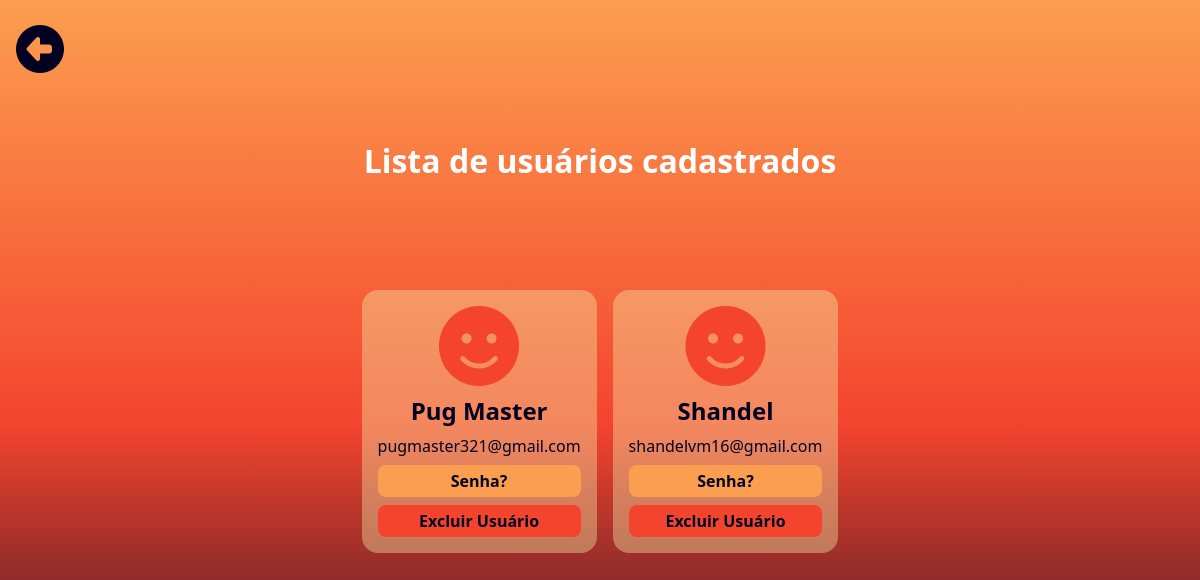
/php/listar.php, run on an earlier commit of the app's database.
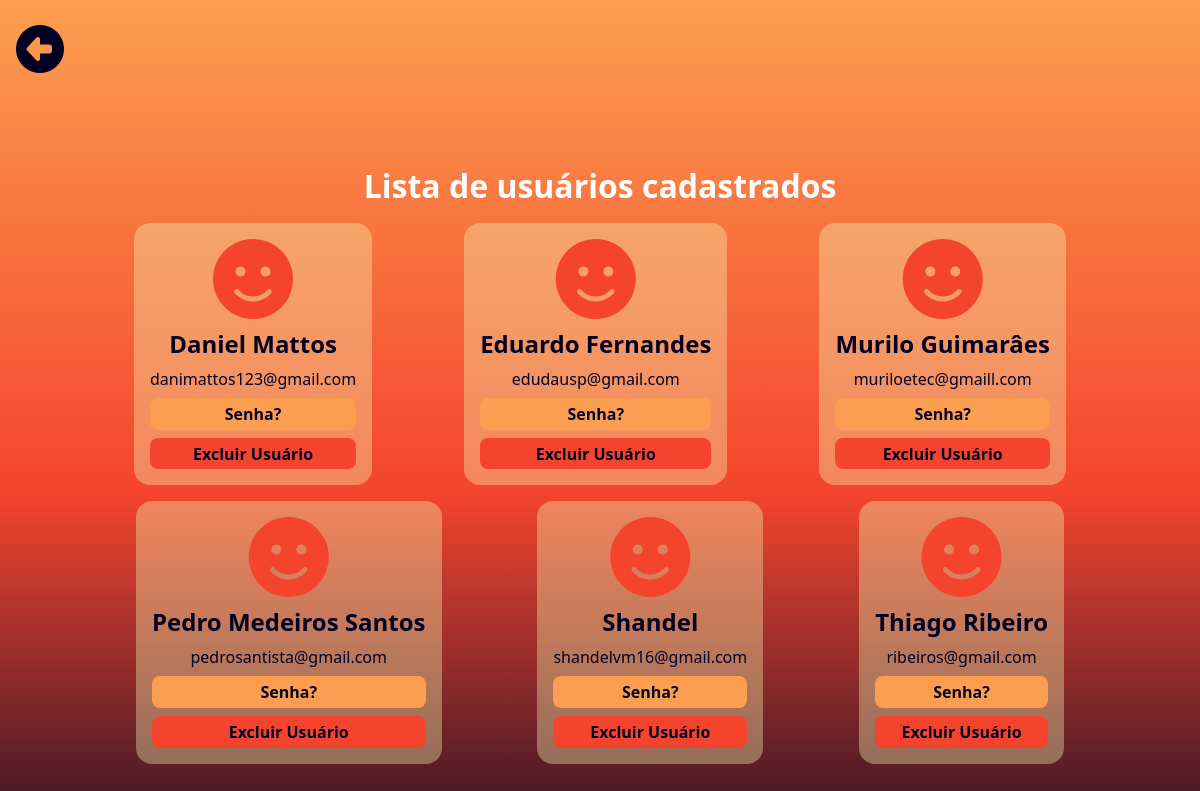
And on a later commit of the database.
### tables this page shows
CREATE TABLE `tbl_usuarios` (
  `id_user` int(11) NOT NULL,
  `nome` varchar(150) NOT NULL,
  `email` varchar(200) NOT NULL,
  `senha` varchar(200) NOT NULL
);

### php/listar.php (the view, shortened to what this page needs)
<?php include_once("topo.php"); ?>
<link rel="stylesheet" href="../css/listar.css">
<body>
    <a href="javascript:history.go(-1)" class="btn_back"><i class="fa-solid fa-circle-left"></i></a>
    <main id="pageMain">
        <h1>Lista de usuários cadastrados</h1>
        <div class="containerProfiles">
            <?php
            require_once("connect.php");
            $query = "SELECT * FROM `tbl_usuarios`
                ORDER BY `nome`;";
            $usuarios = mysqli_query($conn, $query);
            while ($user = mysqli_fetch_assoc($usuarios)) {
            ?>
                <div class="profile">
                    <i class="fa-solid fa-face-smile"></i>
                    <h2><?php echo $user["nome"]; ?></h2>
                    <p><?php echo $user["email"]; ?></p>
                    <a href="javascript:sweet_message('Senha do Usuário em hash: <br><span><?php echo $user['senha']; ?></span>')" style="background-color: #FC9E4F;">Senha?</a>
                    <a href="javascript:sweet_confirm('Deseja deletar o usuário <span><?php echo $user['nome'];?></span> ?', <?php echo $user['id_user'];?>)" style="background-color: #F4442E;">Excluir Usuário</a>
                </div>
            <?php
            }
            ?>
        </div>
    </main>
</body>
</html>

What changed in the data, as far as the page shows it:
removed tbl_usuarios: nome "Pug Master", email "pugmaster321@gmail.com"
added tbl_usuarios: nome "Daniel Mattos", email "danimattos123@gmail.com"
added tbl_usuarios: nome "Eduardo Fernandes", email "edudausp@gmail.com"
added tbl_usuarios: nome "Murilo Guimarâes", email "muriloetec@gmaill.com"
added tbl_usuarios: nome "Pedro Medeiros Santos", email "pedrosantista@gmail.com"
added tbl_usuarios: nome "Thiago Ribeiro", email "ribeiros@gmail.com"
